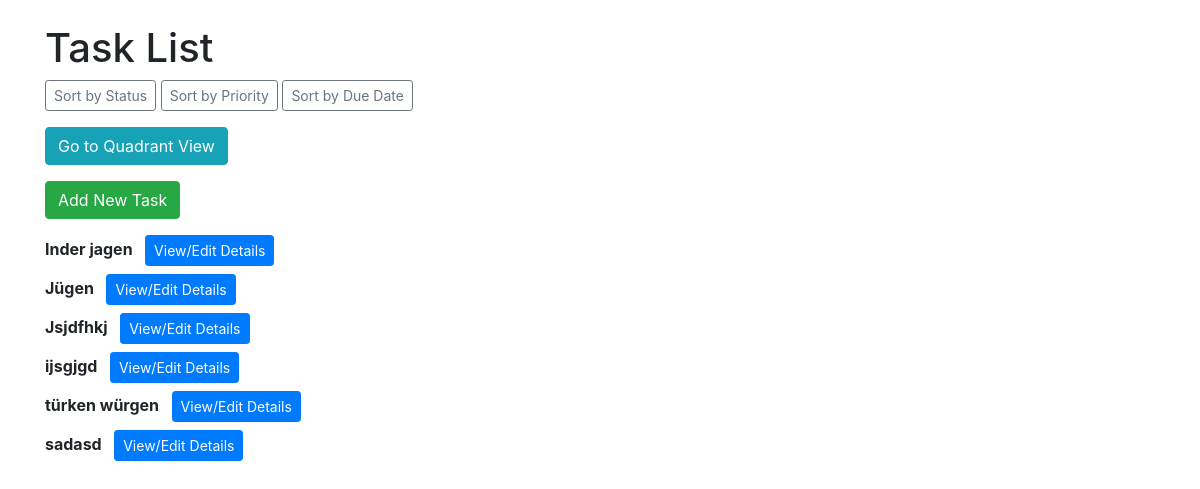
Before: / with the older database file.
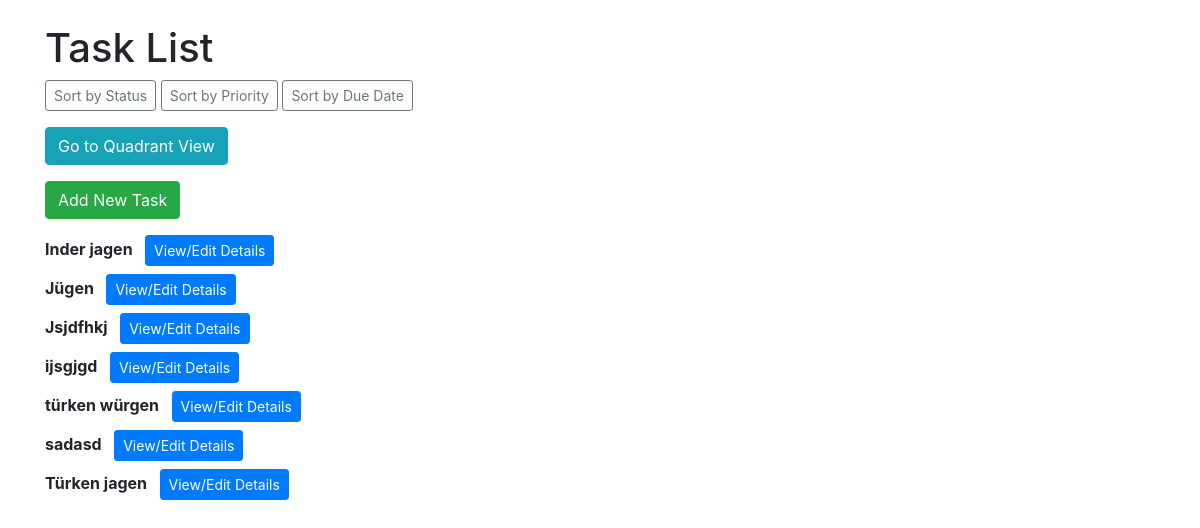
After: the same page with the newer database file.
### app/models.py (models this page shows)
class Task(db.Model):
    __tablename__ = 'task'
    id = db.Column(db.Integer, primary_key=True)
    title = db.Column(db.String(100), nullable=False)
    description = db.Column(db.String(500))  # Can be empty
    due_date = db.Column(db.DateTime, nullable=True)  # Optional due date
    estimated_time = db.Column(db.Integer, nullable=True)  # Optional time
    priority = db.Column(db.Integer, CheckConstraint('priority BETWEEN 1 AND 5'), nullable=True)  # Optional with default
    status = db.Column(db.Enum("to do", "doing", "done"), default="to do", nullable=False)  # Default to 'to do'
    reminder = db.Column(db.DateTime, nullable=True)
    created_at = db.Column(db.DateTime, default=datetime.utcnow)
    updated_at = db.Column(db.DateTime, onupdate=datetime.utcnow)
    user_id = db.Column(db.Integer, db.ForeignKey('user.id'))
    user = db.relationship('User', back_populates='tasks')

### app/routes.py (the view)
@main.route('/')
def index():
    sort_by = request.args.get('sort_by')
    if sort_by == 'status':
        tasks = Task.query.order_by(Task.status).all()
    elif sort_by == 'priority':
        tasks = Task.query.order_by(Task.priority.desc()).all()  # High priority first
    elif sort_by == 'due_date':
        tasks = Task.query.order_by(Task.due_date).all()
    else:
        tasks = Task.query.all()  # Default sorting
    return render_template('index.html', tasks=tasks)

### app/templates/index.html (shortened to what this page needs)
<!DOCTYPE html>
<html lang="en">
<head>
    <link rel="stylesheet" href="https://maxcdn.bootstrapcdn.com/bootstrap/4.5.2/css/bootstrap.min.css">
</head>
<body>
    <div class="container">
        <h1 class="mt-4">Task List</h1>
        <div class="mb-3">
            <a href="{{ url_for('main.index', sort_by='status') }}" class="btn btn-outline-secondary btn-sm">Sort by Status</a>
            <a href="{{ url_for('main.index', sort_by='priority') }}" class="btn btn-outline-secondary btn-sm">Sort by Priority</a>
            <a href="{{ url_for('main.index', sort_by='due_date') }}" class="btn btn-outline-secondary btn-sm">Sort by Due Date</a>
        </div>
        <div class="mb-3">
            <a href="{{ url_for('main.quadrant_view') }}" class="btn btn-info">Go to Quadrant View</a>
        </div>
        <button type="button" class="btn btn-success mb-3" data-toggle="modal" data-target="#addTaskModal">
            Add New Task
        </button>
        <ul class="list-unstyled">
            {% for task in tasks %}
                <li class="mb-2">
                    <strong>{{ task.title }}</strong>
                    <button type="button" class="btn btn-primary btn-sm ml-2" data-toggle="modal" data-target="#taskModal{{ task.id }}">
                        View/Edit Details
                    </button>
                </li>
            {% endfor %}
        </ul>
    </div>
</body>
</html>

Changed rows visible on the page:
added Task: title "Türken jagen"
